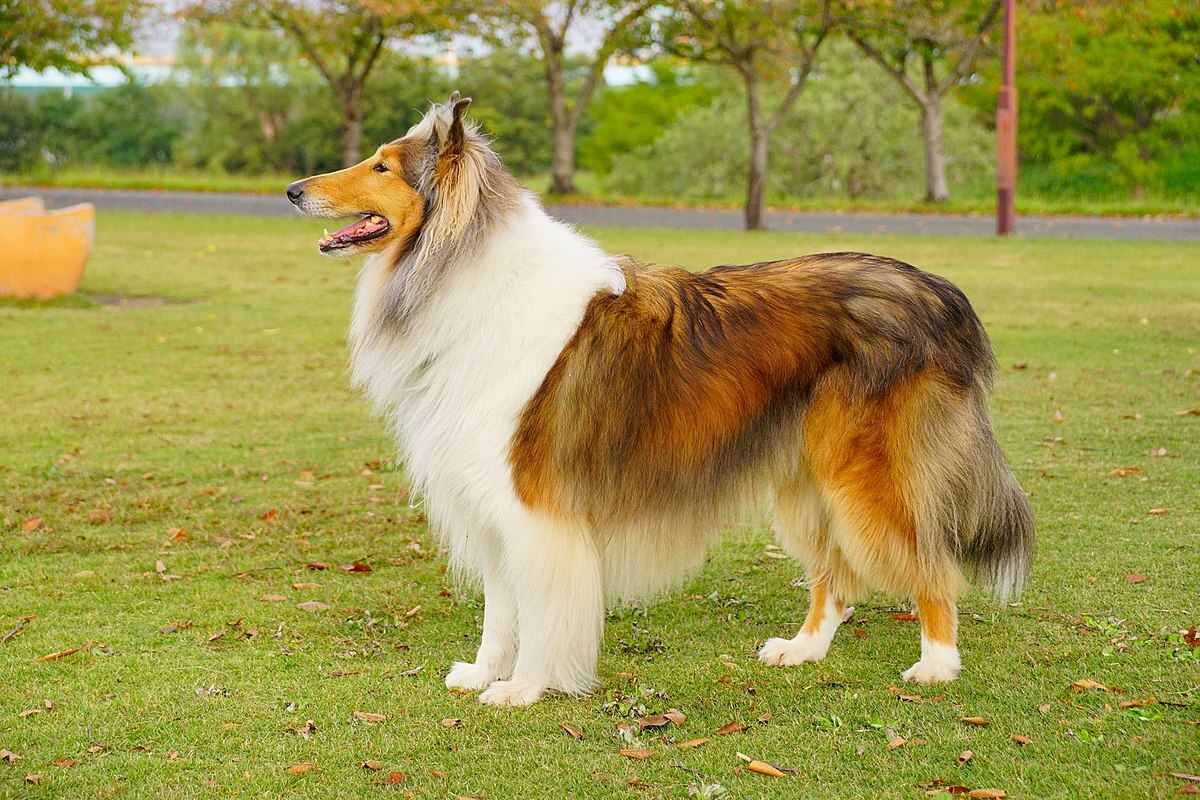
#> input picture temp_uploads/efd65cd5-36f4-4bcd-a84e-8ec40c3eefd3/Collie (1) — копия.jpg, 1200 x 800 px
$ python -i main.py   (imports and definitions only)
#> lines starting #> are read from the running program, lines starting #| are printed output that depends on the picture
"""
Vertical Video Maker - Движок генерации видео (Backend)
------------------------------------------------------
Этот модуль отвечает за обработку изображений, склейку видеоряда,
наложение аудио и финальный экспорт видеофайла.
Разработан для SocialLift Studio.
"""

import os
import numpy as np
from PIL import Image, ImageFilter, ImageEnhance
from moviepy import ImageClip, concatenate_videoclips, AudioFileClip
from moviepy.audio.fx import AudioLoop

# ================= КОНСТАНТЫ И НАСТРОЙКИ =================
TARGET_WIDTH = 1080
TARGET_HEIGHT = 1920
FRAME_DURATION = 4
FPS = 24  # 24 FPS достаточно для слайд-шоу и ускоряет рендер
# =========================================================

def prepare_image(image_path: str) -> Image.Image:
    """Адаптирует изображение под 1080x1920 с размытым фоном без обрезки."""
    img = Image.open(image_path).convert("RGB")
#> img is the input picture: PIL image 1200x800 RGB; mean R, G, B 155.5, 148.3, 74.9
    img_ratio = img.width / img.height
#> img_ratio = 1.5
    target_ratio = TARGET_WIDTH / TARGET_HEIGHT

    if img_ratio > target_ratio:
        bg_width = TARGET_WIDTH
        bg_height = int(TARGET_WIDTH / img_ratio)
#> bg_height = 720
    else:
        bg_height = TARGET_HEIGHT
        bg_width = int(TARGET_HEIGHT * img_ratio)

    bg_resized = img.resize((bg_width, bg_height), Image.Resampling.LANCZOS)
    bg_canvas = Image.new("RGB", (TARGET_WIDTH, TARGET_HEIGHT), (0, 0, 0))
#> bg_canvas: PIL image 1080x1920 RGB; every value is 0
    bg_x = (TARGET_WIDTH - bg_width) // 2
    bg_y = (TARGET_HEIGHT - bg_height) // 2
#> bg_y = 600
    bg_canvas.paste(bg_resized, (bg_x, bg_y))
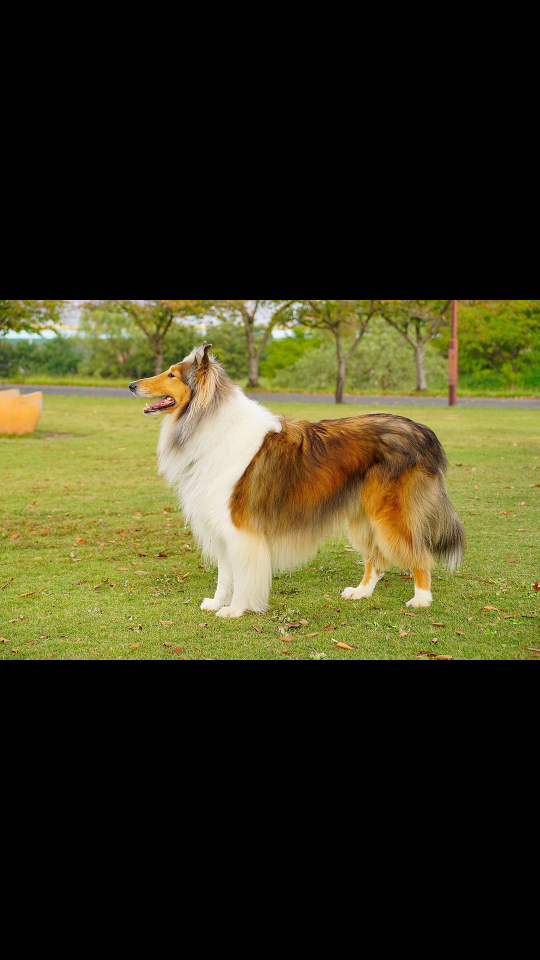
#> bg_canvas: PIL image 1080x1920 RGB (shown at 1/2 size); mean R, G, B 58.3, 55.6, 28.1

    bg_blurred = bg_canvas.filter(ImageFilter.GaussianBlur(radius=30))
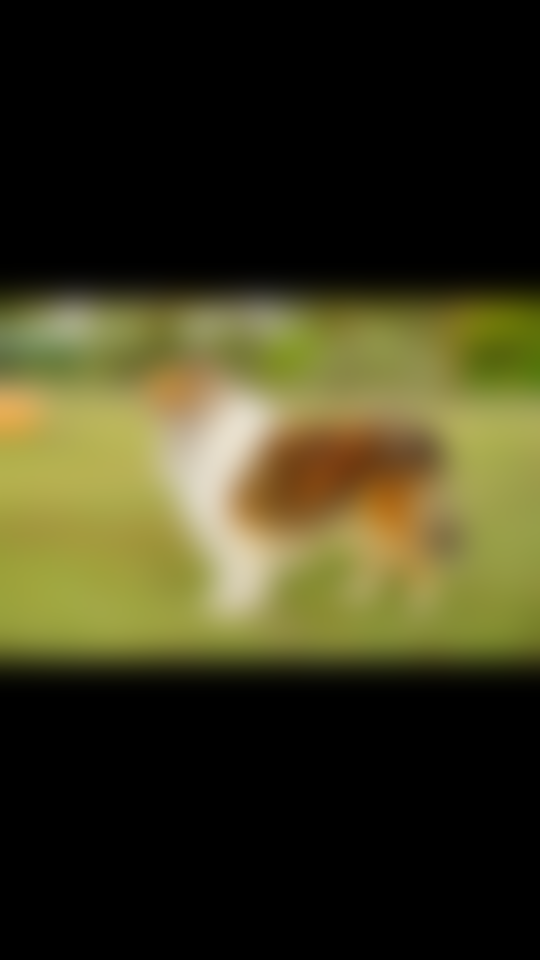
#> bg_blurred: PIL image 1080x1920 RGB (shown at 1/2 size); mean R, G, B 58.3, 55.6, 28.1
    enhancer = ImageEnhance.Brightness(bg_blurred)
    bg_final = enhancer.enhance(0.5)
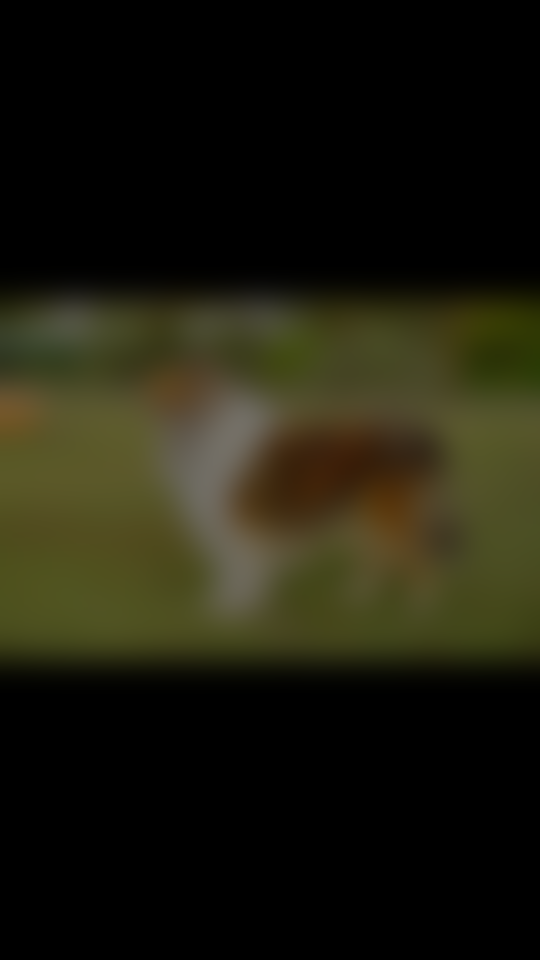
#> bg_final: PIL image 1080x1920 RGB (shown at 1/2 size); mean R, G, B 29, 27.7, 13.9

    if img_ratio > target_ratio:
        new_width = TARGET_WIDTH
        new_height = int(TARGET_WIDTH / img_ratio)
#> new_height = 720
    else:
        new_height = TARGET_HEIGHT
        new_width = int(TARGET_HEIGHT * img_ratio)

    img_resized = img.resize((new_width, new_height), Image.Resampling.LANCZOS)
    x_offset = (TARGET_WIDTH - new_width) // 2
    y_offset = (TARGET_HEIGHT - new_height) // 2
#> y_offset = 600
    bg_final.paste(img_resized, (x_offset, y_offset))

    return bg_final

# [116 lines left out: function create_video, not called in this run]

>>> result = prepare_image('temp_uploads/efd65cd5-36f4-4bcd-a84e-8ec40c3eefd3/Collie (1) — копия.jpg')
